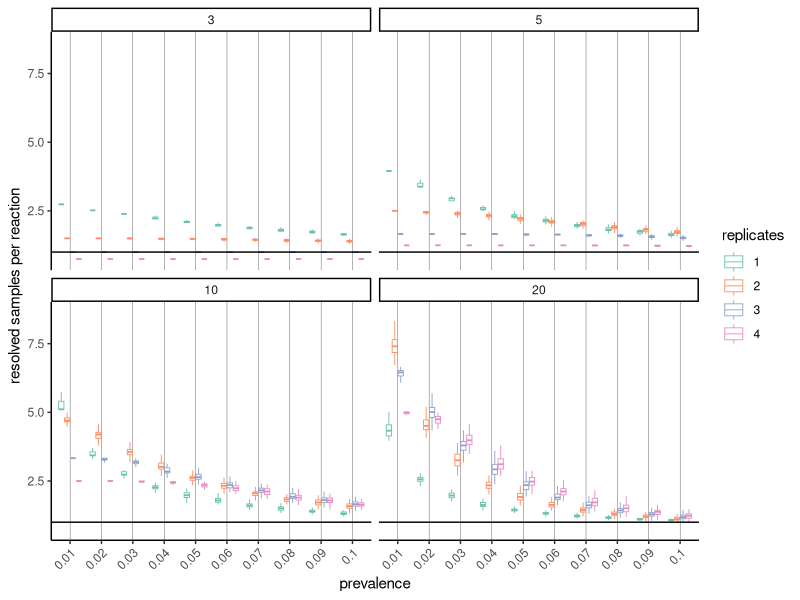
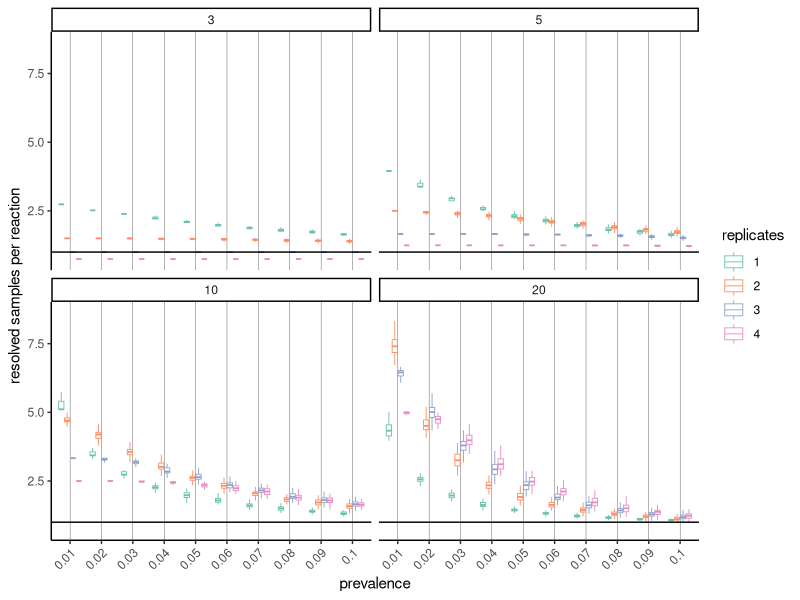
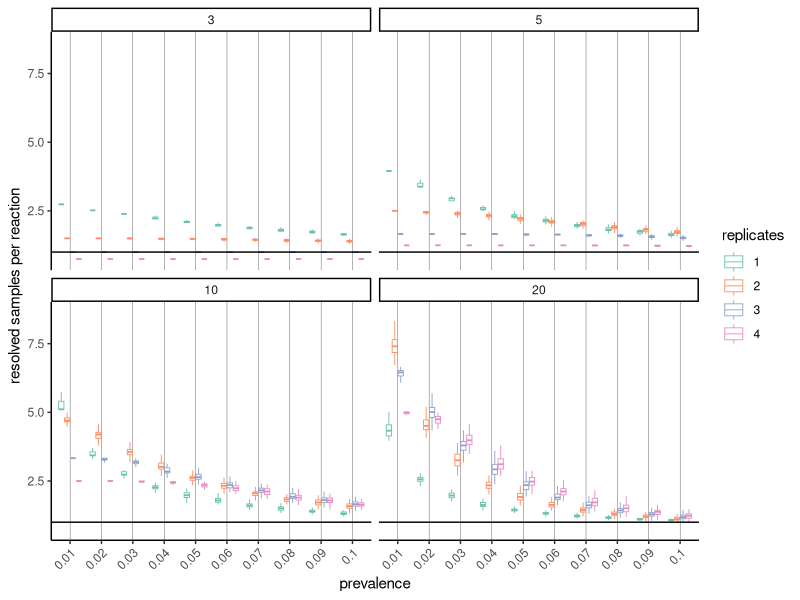

Reproduce these figures in R, in order.
library(ggplot2)
library(readr)

df <- read_csv('sim.csv')
# header 'replicates,pool_size,prevalence,effective_samples\n'


ggplot(
    df[(df$prevalence <= 0.1) & (df$replicates <= 4),],
    aes(x=as.factor(prevalence), y=effective_samples, color=as.factor(replicates))) +
    
    geom_boxplot(outlier.shape=NA, lwd=0.3) +
    scale_color_brewer(palette='Set2') +
    facet_wrap(~pool_size, nrow=2) +
    theme_classic() +
    theme(
        panel.grid.major.x=element_line(size=.1,color='black'),
        axis.text.x=element_text(angle=45, hjust=1)
        ) +
    geom_hline(yintercept=1) +
    ylab('resolved samples per reaction') +
    xlab('prevalence') +
    labs(color='replicates')
    

ggsave('sim.pdf', width=16, height=12, units='cm')
ggsave('sim.png', width=16, height=12, units='cm')

#facet_wrap(~pool_size, scale='free_y') +
#facet_grid(pool_size ~ replicates) +  
#guides(color=guide_legend(override.aes=list(size=2)))